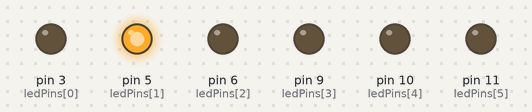
Bench run of a sketch on a simulated Arduino Uno, built with avr-gcc and run on an emulated ATmega328P. Shown: output pins drawn as LEDs (lit = HIGH).

Above: at 0.05 s.
At 0.15 s:
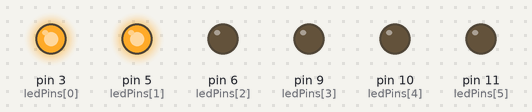
At 0.3 s:
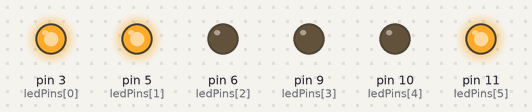
At 0.45 s:
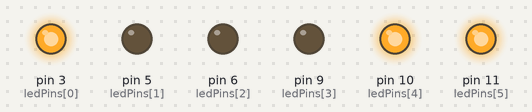
At 0.6 s:
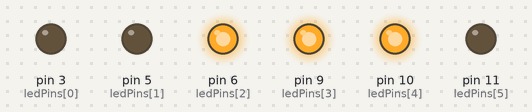
Timing chart, 0 to 2.3 s (numbered marks = the images above):
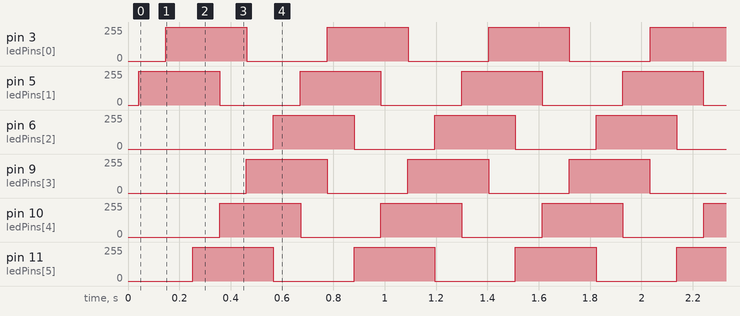

Measured:
- by itself, pin 3 (ledPins[0]), pin 5 (ledPins[1]), pin 6 (ledPins[2]), pin 9 (ledPins[3]), pin 10 (ledPins[4]), pin 11 (ledPins[5]): alternates 255/255 for 0.31 s and 0/255 for 0.31 s

The sketch:

SineWave_ProMini.ino
```cpp
/*
  I need to start sketching out functions, like

  traceGroove(direction, speed, startingVertebra, endingVertebra)
  linger(Vertebra)
  if muscleTonusIsHeld(Vertebra), linger(Vertebra), linger(previous(Vertebra)), linger(next(Vertebra))
  touch(Vertebra, pseudoweight, speed) // It's pseudoweigh because it's not actually

  if MuscleTonusIsHeld(side, VertebralSection), awaken(side, VertebralSection)


*/


int timer = 10;           // The higher the number, the slower the timing.
int ledPins[] = {
  3, 5, 6, 9, 10, 11
};       // an array of pin numbers to which LEDs are attached
int intensity[] = {0, 51, 102, 154, 205, 255};
int fade[] = {1, 1, 1, 1, 1, 1};
int pinCount = 6;           // the number of pins (i.e. the length of the array)

const int P_SINE = 0;
const int P_1_FINGER_STROKE = 1;
int pattern = P_SINE;


void setup() {
  Serial.begin(9600);

  // declare pins to be an output:
  for (int i = 0; i < pinCount; i++)
    pinMode(ledPins[i], OUTPUT);

}


// the loop routine runs over and over again forever:
void loop() {
  for (int i = 0; i < pinCount; i++)
  {
    //Write all the pins
    analogWrite(ledPins[i], intensity[i] );
    updateValue(i);
  }


  //  delay(timer);

  /*  // wait for 30 milliseconds to see the dimming effect

    for (int i = 0; i < pinCount; i++)
      analogWrite(ledPins[i], 0);
    delay(timer);
  */
}

void updateValue(int i) {

  /*
      intensity[i] += fade[i];
      if (intensity[i] <= 0 || intensity[i] >= (255 - fade[i] + 1))
        fade[i] = -fade[i];
  */
  float something = millis() / 100.0;

  switch (pattern)
  {
    case P_SINE:
      // from http://forum.arduino.cc/index.php?topic=27475.0
      intensity[i] = 128.0 + 128 * sin(something + (i * 2.0 * PI / pinCount));
      break;
    case P_1_FINGER_STROKE:
      break;
    default:
      break;
  }
  // Serial.println(intensity[i]);


}
```
